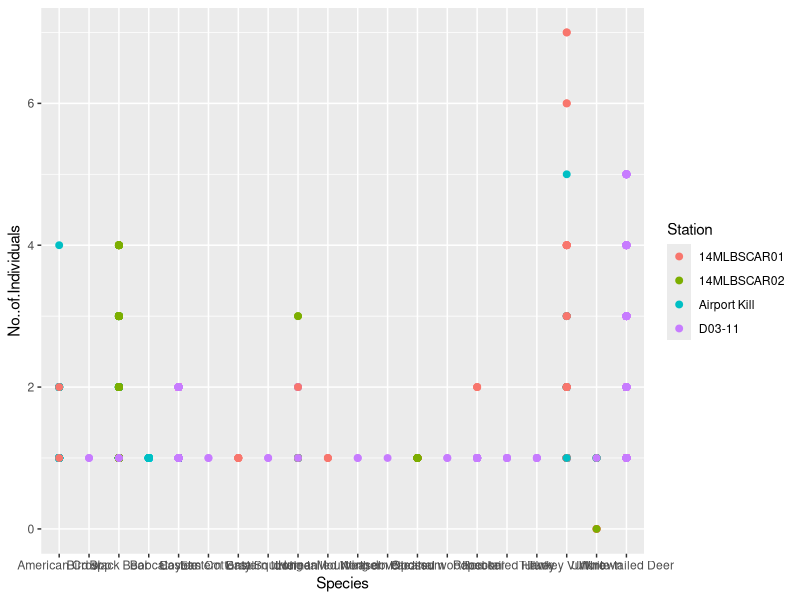
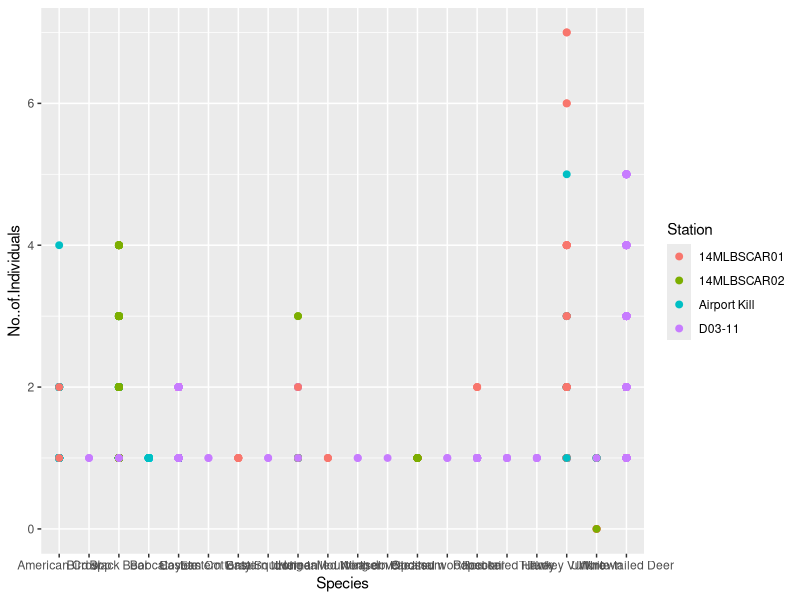

Write the R code that produced these figures, in order. (Note: this script raises an error after producing the figures.)
#load in important packages
library(ggplot2)
library(gridExtra)
library(viridis)

#read in data
VACs=read.csv("VACs_Compiled_Station_Data.csv")

head(VACs)

#my first attempt to make a graph within ggplot using the variables: # of individuals by species and station
ggplot(data=VACs, aes(x = Species, y = No..of.Individuals, color=Station))+
  geom_point(size=2)

ggplot(data=VACs, aes(x = Species, y = No..of.Individuals, color=Station))+
  geom_point(size=2)
g1

g1=ggplot(data=VACs,aes(x = Species, y = No..of.Individuals))+
  geom_boxplot() +
  geom_point(aes(color=Date))
g1


#to condense data I did a sumdat and grouped species by station to get a total # of individuals
library(tidyverse)
sum.dat = VACs %>%
  group_by(Species,Station)%>%
  summarise(total.n = sum(No..of.Individuals))

#here I redo my graph and get a better boxplot representing total number of species by station
g1=ggplot(data=sum.dat,aes(x = Species, y = total.n))+
  geom_boxplot() +
  geom_point(aes(color=Station))+  
  theme(axis.text=element_text(size=10),panel.grid = element_blank(),axis.line=element_line(),axis.text.x = element_text(angle = 90, hjust = 1,face="italic"),
        legend.position="right",
        legend.title = element_blank(),
        legend.text = element_text(size=10),
        legend.background = element_blank(),
        legend.key=element_rect(fill="white",color="white"))
g1


